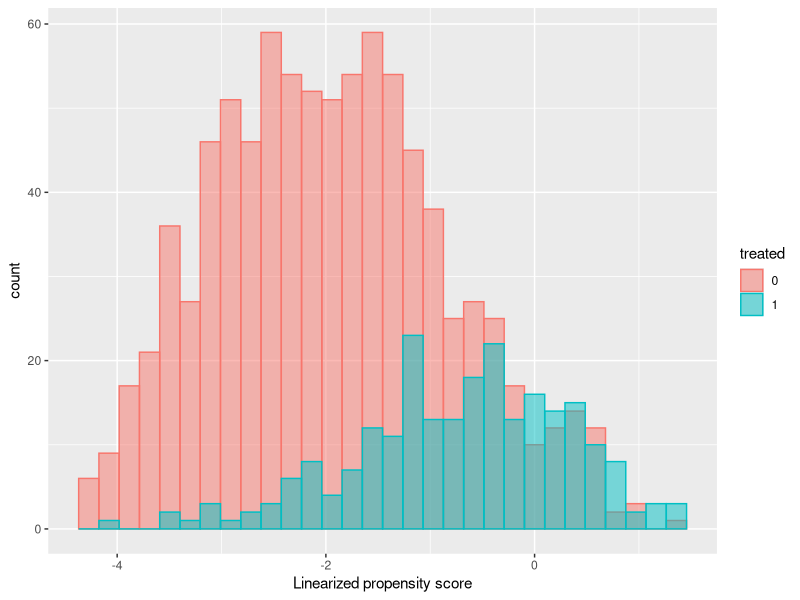
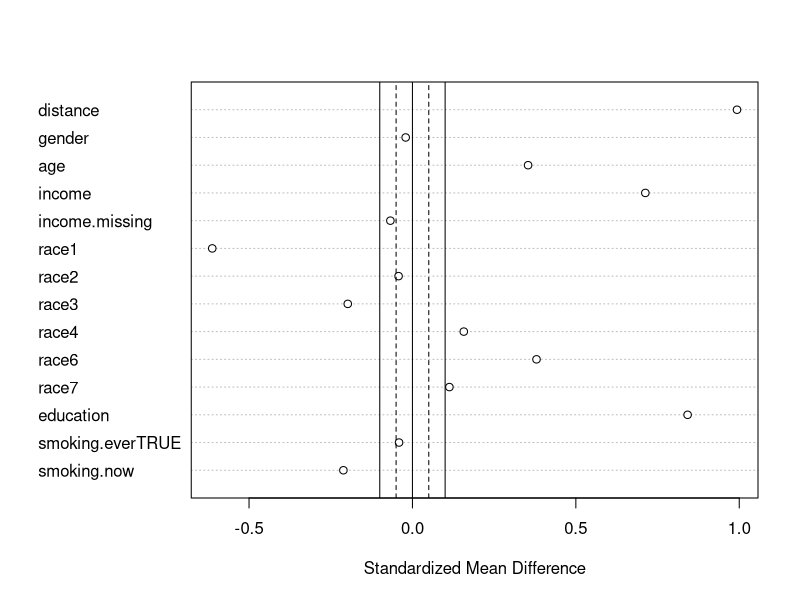
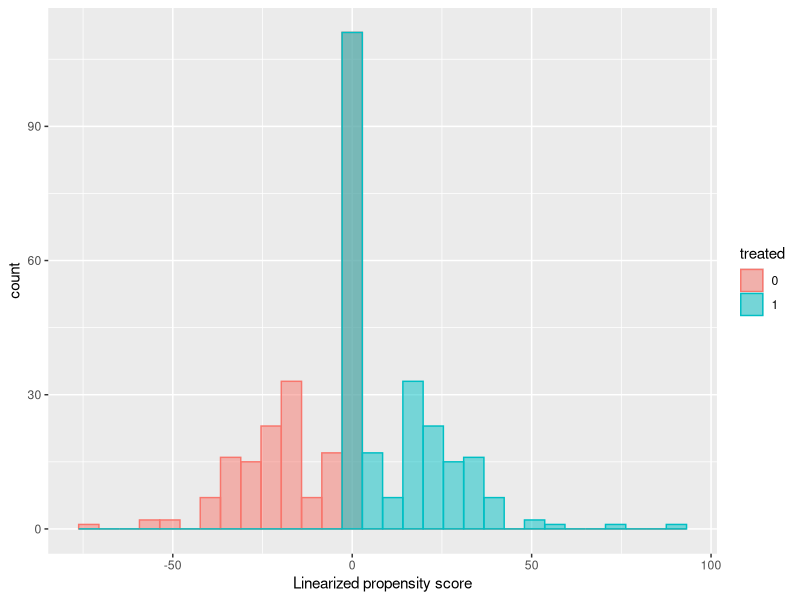

Write the R code that produced these figures, in order.
# Following Example 8

library(MatchIt)
library(tidyverse)
library(ggplot2)

fish <- read_csv("nhanes_fish.csv")

fish_clean <- fish %>%
  mutate(high_fish = ifelse(fish.level == "high", 1, 0)) %>%
  mutate(race = as.factor(race)) %>%
  select(high_fish, gender, age, income, income.missing, race, education,
         smoking.ever, smoking.now)

model <- glm(high_fish ~ ., data = fish_clean, family = "binomial")
eps <- predict(model, type = "response")
lps <- predict(model)

temp.data <- data.frame(lps = lps, treated = as.factor(fish_clean$high_fish))
ggplot(temp.data, aes(x = lps, fill = treated, color = treated)) + 
  geom_histogram(alpha = 0.5, position = "identity") + 
  xlab("Linearized propensity score") 


m.out0 <- matchit(high_fish ~ gender + age + income + income.missing + race +
                    education + smoking.ever + smoking.now, data = fish_clean,
                  method = NULL, distance = "glm")

summary(m.out0)
plot(summary(m.out0), abs = F)


m.out1 <- matchit(high_fish ~ gender + age + income + income.missing + race +
                    education + smoking.ever + smoking.now, data = fish_clean,
                  estimand = "ATT", 
                  method = "nearest", distance = lps)
summary(m.out1)

matched_fish <- match_data(m.out1)

matched_model <- glm(high_fish ~ ., data = matched_fish, family = "binomial")
matched_eps <- predict(matched_model, type = "response")
matched_lps <- predict(matched_model)
matched_temp.data <- data.frame(lps = matched_lps, treated = as.factor(matched_fish$high_fish))

ggplot(matched_temp.data, aes(x = matched_lps, fill = treated, color = treated)) + 
  geom_histogram(alpha = 0.5, position = "identity") + 
  xlab("Linearized propensity score") 
